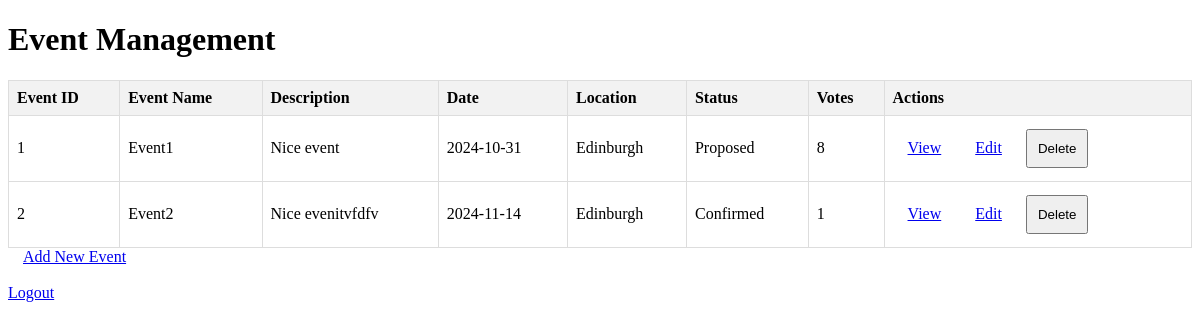
Page /admin (signed in) on the earlier database version.
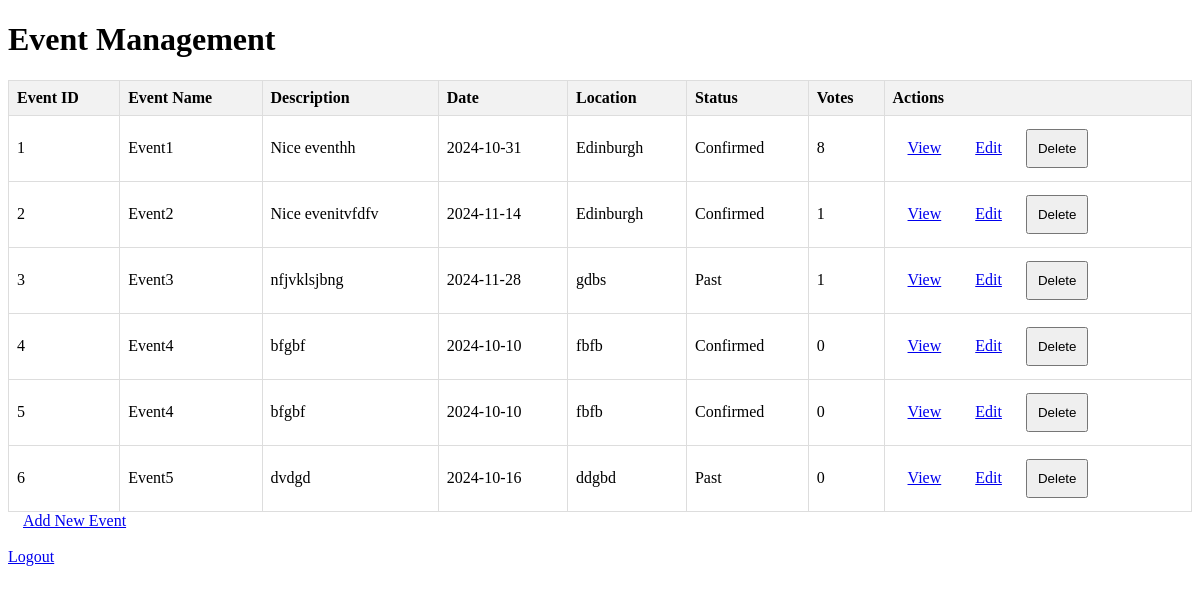
Same page on the later database version.
### app.py (models this page shows)
class Event(db.Model):
    eventId = db.Column(db.Integer, primary_key=True)
    eventName = db.Column(db.String(100), nullable=False)
    description = db.Column(db.Text)
    date = db.Column(db.Date, nullable=False)
    location = db.Column(db.String(100), nullable=False)
    tag = db.Column(db.Enum(EventStatus), nullable=False)
    votes = db.Column(db.Integer, default=0)

### app.py (the view)
@app.route('/admin')
@login_required
def admin_index():
    events = Event.query.all()  # Fetch all events
    return render_template('admin.html', events=events)

### app.py (called while the page is built)
@login_manager.user_loader
def load_user(user_id):
    return User.query.get(int(user_id))

    @property
    def is_authenticated(self):
        return True  # This indicates the user is logged in

### templates/admin.html (shortened to what this page needs)
<!DOCTYPE html>
<html lang="en">
<head>
</head>
<body>
    <h1>Event Management</h1>
    <table>
        <thead>
            <tr>
                <th>Event ID</th>
                <th>Event Name</th>
                <th>Description</th>
                <th>Date</th>
                <th>Location</th>
                <th>Status</th>
                <th>Votes</th>
                <th>Actions</th>
            </tr>
        </thead>
        <tbody>
            {% for event in events %}
            <tr>
                <td>{{ event.eventId }}</td>
                <td>{{ event.eventName }}</td>
                <td>{{ event.description }}</td>
                <td>{{ event.date }}</td>
                <td>{{ event.location }}</td>
                <td>{{ event.tag.value }}</td>
                <td>{{ event.votes }}</td>
                <td>
                    <a href="{{ url_for('admin_event_detail', event_id=event.eventId) }}" class="button">View</a>
                    <a href="{{ url_for('edit_event', event_id=event.eventId) }}" class="button">Edit</a>
                    <form action="{{ url_for('delete_event', event_id=event.eventId) }}" method="post" style="display:inline;">
                        <button type="submit" class="button">Delete</button>
                    </form>
                </td>
            </tr>
            {% else %}
            <tr>
                <td colspan="8">No events found.</td>
            </tr>
            {% endfor %}
        </tbody>
    </table>
    <a href="{{ url_for('add_event') }}" class="button">Add New Event</a><br><br>
    <a href="{{ url_for('logout') }}" class="btn btn-danger">Logout</a>
</body>
</html>

Differences in the rows shown:
changed Event "Event1": description "Nice event" → "Nice eventhh"; tag.value "Proposed" → "Confirmed"
added Event: eventId "3", eventName "Event3", description "nfjvklsjbng", date "2024-11-28", location "gdbs", tag.value "Past", votes "1"
added Event: eventId "4", eventName "Event4", description "bfgbf", date "2024-10-10", location "fbfb", tag.value "Confirmed", votes "0"
added Event: eventId "5", eventName "Event4", description "bfgbf", date "2024-10-10", location "fbfb", tag.value "Confirmed", votes "0"
added Event: eventId "6", eventName "Event5", description "dvdgd", date "2024-10-16", location "ddgbd", tag.value "Past", votes "0"
